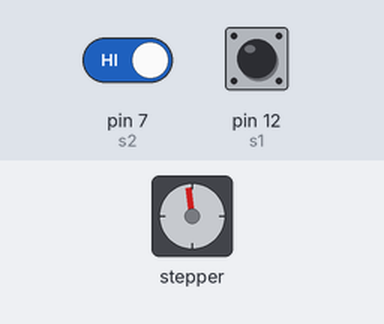
This sketch was run on a simulated Arduino Uno, built with avr-gcc and run on an emulated ATmega328P. Parts: stepper motor. Wiring (inferred from the names in the program): stepper motor driver (200 steps per turn assumed): step pin 5; direction pin 2; enable pin 8. The inputs (shaded band) are chosen by the test bench; at power-on: pin 12 (s1) HIGH, pin 7 (s2) HIGH.

Above: at 0.8 s.
0.9 s: pin 12 (s1) driven LOW
3.9 s: pin 7 (s2) driven LOW
5.4 s: pin 7 (s2) driven HIGH
At 6.4 s:
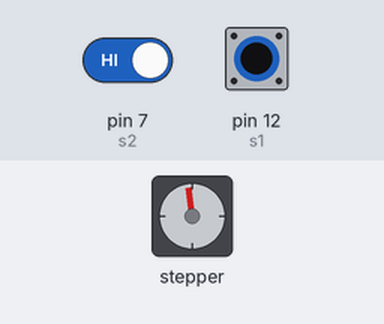
8.4 s: pin 7 (s2) driven LOW
9.9 s: pin 12 (s1) driven HIGH
At 12.7 s:
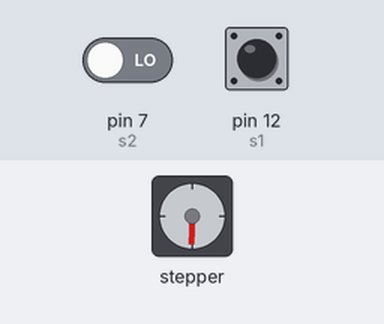
12.9 s: pin 12 (s1) pulsed LOW 5 times (0.12 s each, 0.3 s apart)
At 15.5 s:
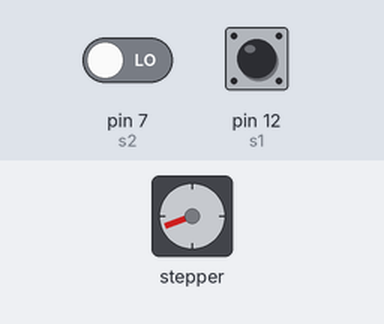
Timing chart, 0 to 63.4 s (numbered marks = the images above; inputs shaded):
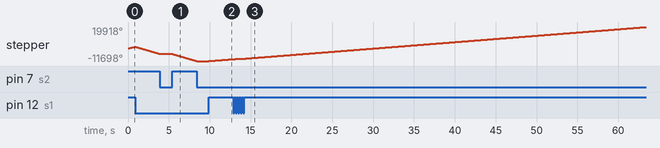

Measured:
- after the input at 5.4 s, stepper: keeps turning counter-clockwise at about 2217°/s, starting at once
- after the input at 9.9 s, stepper: keeps turning clockwise at about 598°/s, starting at once

The sketch:

ph_sensor.ino
```cpp
const int stepPin = 5;
const int dirPin = 2;
const int enPin = 8;
float calibration = 26.842;
const int analogInPin = A1;
int sensorValue = 0;
const int s1 = 12;
const int pump = 11;
const int s2 = 7;
float b;

void setup() {
  pinMode(stepPin,OUTPUT);
  pinMode(dirPin,OUTPUT);
  pinMode(enPin,OUTPUT);
  digitalWrite(enPin,LOW);
  pinMode(s1,INPUT);
  pinMode(s2,INPUT);
  initialize();
  flush(3);
  Serial.println("TITRATION STARTS");
}
void loop() {

//   float* pH = getPh(calibration);
//   float ph_derivative = derivative(pH[0], pH[2]);
//   float ph_dderivative = dderivative(pH[0],pH[1], pH[2]);
//   int num = Serial.read();
//   if(num == 1)
//   {
//     int epsilon = 1;
//     if(ph_dderivative<epsilon)
//     {
//       int delay = 250;
//       if(!forward(delay))
//         goBack();
//       delay = delay+10;
//     }
//     else
//     {
//       if(!forward())
//         goBack();
//     }
//   }
//   else
//   {
//     int epsilon = 1;
//     if(ph_derivative>epsilon)
//     {
//       int delay = 250;
//       if(!forward(delay))
//         goBack();
//       delay = delay+10;
//     }
//     else
//     {
//       if(!forward())
//         goBack();
//     }
//   }
// }
// float derivative(float pH1, float pH3)
// {
//   return (pH3 - pH1)*1000/(60);
// }
// float dderivative(float pH1, float pH2, float pH3)
// {
//   return (pH3 - 2*pH2 + pH1)*10/9;
// }
// float* getPh(int calibration)
// {
//   int temp;
//   int buf[10];
//   for(int i=0;i<10;i++)
//   {
//     buf[i]=analogRead(analogInPin);
//     delay(30);
//   }
//   for(int i=0;i<9;i++)
//   {
//     for(int j=i+1;j<10;j++)
//     {
//       if(buf[i]>buf[j])
//       {
//         temp=buf[i];
//         buf[i]=buf[j];
//         buf[j]=temp;
//       }
//     }
//   }
//   unsigned long int avgValue1=0, avgValue2=0, avgValue3=0;
//   for(int i=1;i<7;i++)
//   {
//     avgValue1+=buf[i];
//     avgValue2+=buf[i+1];
//     avgValue3+=buf[i+2];
//   }

//   float pHVol1=(float)avgValue1*(4.93)/1024/6;
//   float pHVol2=(float)avgValue2*(4.93)/1024/6;
//   float pHVol3=(float)avgValue3*(4.93)/1024/6;
//   float phValue1 = -5.263* pHVol1 + calibration;
//   float phValue2 = -5.263* pHVol2 + calibration;
//   float phValue3 = -5.263* pHVol3 + calibration;
//   float phVal[] = {phValue1, phValue2, phValue3};
//   return phVal;
  if(!forward())
    goBack();

}
void initialize()
{
  int switch1 = digitalRead(s1);
  while(switch1==1)
  {
    forward(500);
    switch1 = digitalRead(s1);
    Serial.println(switch1);
  }
}

void flush(int n)
{
  int switch1 = digitalRead(s1);
  int switch2 = digitalRead(s2);
  for(int i=1;i<=n;i++)
  {

    switch2 = digitalRead(s2);
    while(switch2==1)
    {
      backward();
      switch2 = digitalRead(s2);
    }
    switch1 = digitalRead(s1);
    while(switch1==1)
    {
      forward();
      switch1 = digitalRead(s1);
    }
  }
}

void goBack()
{
  // digitalWrite(pump, HIGH);
  int switcher = digitalRead(s2);
  while(switcher==1)
  {
    backward();
    switcher = digitalRead(s2);
  }
  // digitalWrite(pump, LOW);
}

int backward()
{
  digitalWrite(dirPin,LOW); //Changes the direction of rotation
  for(int x = 0; x < 800; x++) {
    int switcher = digitalRead(s2);
    if(switcher==0)
      return 0;
    digitalWrite(stepPin,HIGH);
    delayMicroseconds(400);
    digitalWrite(stepPin,LOW);
    delayMicroseconds(400);
  }
  return 1;
}

int forward()
{
  digitalWrite(dirPin,HIGH);
  for(int x = 0; x < 800; x++)
  {
    int switcher = digitalRead(s1);
    if(switcher==0)
      return 0;
    digitalWrite(stepPin,HIGH);
    delayMicroseconds(1500);
    digitalWrite(stepPin,LOW);
    delayMicroseconds(1500);
  }
  return 1;
}

int forward(int d)
{
  digitalWrite(dirPin,HIGH);
  for(int x = 0; x < 800; x++)
  {
    int switcher = digitalRead(s1);
    if(switcher==0)
      return 0;
    digitalWrite(stepPin,HIGH);
    delayMicroseconds(d);
    digitalWrite(stepPin,LOW);
    delayMicroseconds(d);
  }
  return 1;
}
```
